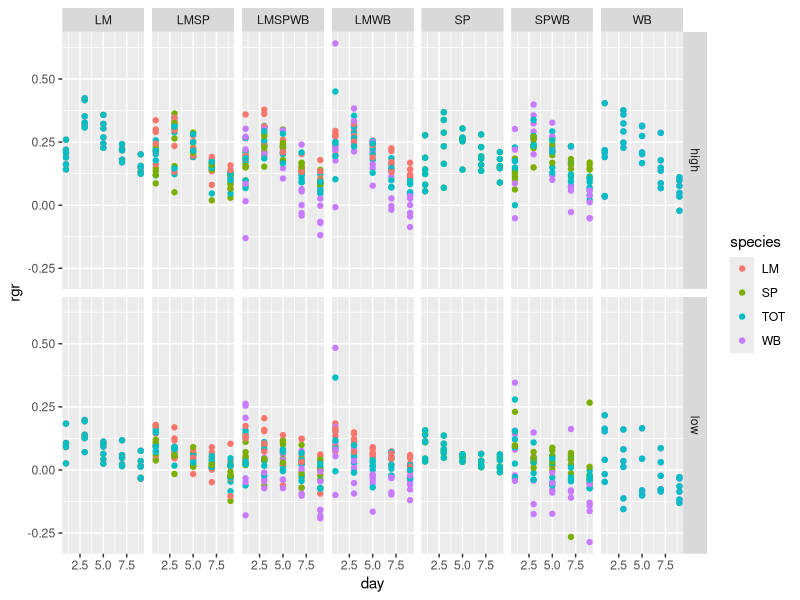
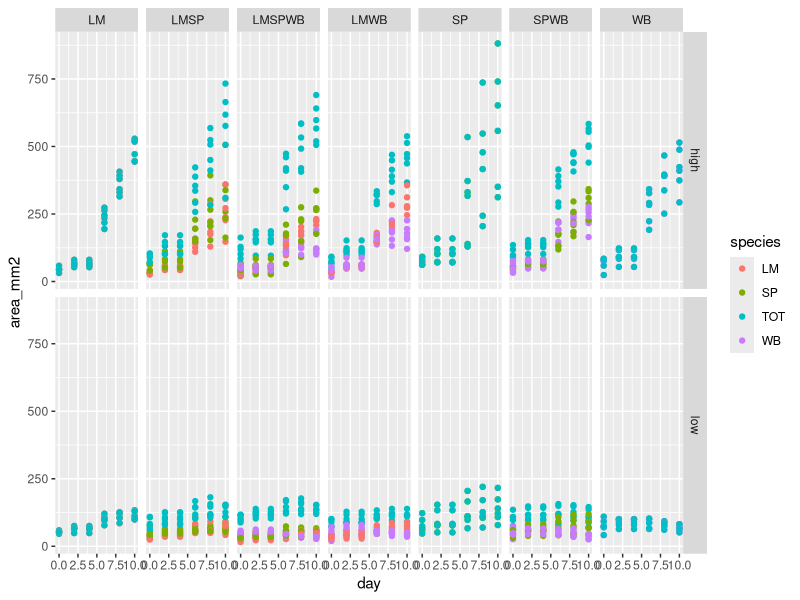

These figures' R source, in order:
################################################
# Analysis of multispecies duckweed experiment #
################################################
library(ggplot2)
library(plyr)

###################################### 
# Importing & cleaning up data frame #
######################################
data_area <- read.csv("multispecies_area.csv") # import area data 
data_rgr <- read.csv("multispecies_rgr.csv") # import relative growth rate data 

data_area <- data_area[complete.cases(data_area),]
data_rgr <- data_rgr[complete.cases(data_rgr),]

summary(data_area)
summary(data_rgr)

#######################
# Means and variances #
#######################


##################################
# Plot raw rgr data through time #
##################################
rgr_plot_raw <- ggplot(data_rgr, aes(x=day,y=rgr,colour=species)) + geom_point() 
rgr_plot_raw <- rgr_plot_raw + facet_grid(nutrients ~ treatment)
rgr_plot_raw 

###################################
# Plot raw area data through time #
##################################
area_plot_raw <- ggplot(data_area, aes(x=day,y=area_mm2,colour=species)) + geom_point() 
area_plot_raw <- area_plot_raw + facet_grid(nutrients ~ treatment)
area_plot_raw 
